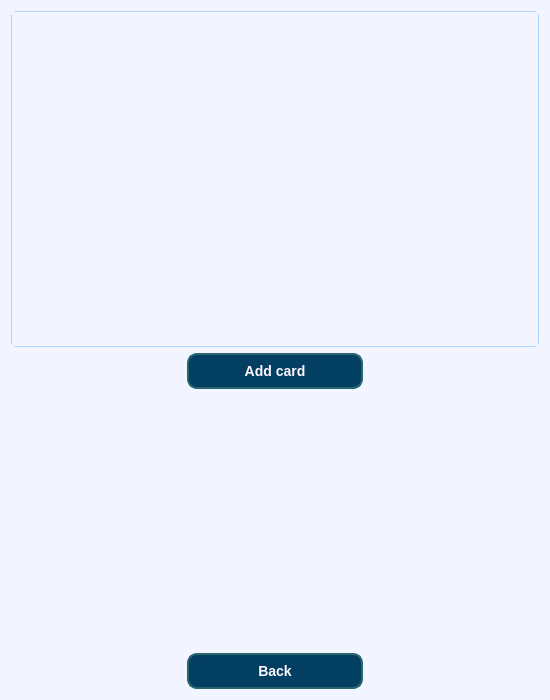
<?xml version="1.0" encoding="UTF-8"?>
<ui version="4.0">
 <class>cards_window</class>
 <widget class="QWidget" name="cards_window">
  <property name="geometry">
   <rect>
    <x>0</x>
    <y>0</y>
    <width>550</width>
    <height>700</height>
   </rect>
  </property>
  <property name="windowTitle">
   <string>cards_window</string>
  </property>
  <property name="styleSheet">
   <string notr="true">QWidget {
    background-color: rgb(242, 244, 255); /* Светлый фон */
}
QToolTip {
    background-color: rgb(3, 63, 99); /* Тёмно-синий фон */
    color: rgb(252, 247, 255); /* Белый цвет текста */
    border: 1px solid rgb(40, 102, 110); /* Бирюзовая обводка */
    border-radius: 5px; /* Закруглённые углы */
    padding: 4px; /* Внутренние отступы */
    font-size: 12px; /* Размер шрифта */
    font-weight: bold; /* Жирный текст */
    font-family: Arial, sans-serif; /* Шрифт */
}

QMessageBox {
    background-color: rgb(242, 244, 255); /* Светлый фон */
    color: rgb(3, 63, 99); /* Темно-синий цвет текста для контраста */
    border: 2px solid rgb(40, 102, 110); /* Бирюзовая обводка */
    border-radius: 8px; /* Закругленные углы */
}

QMessageBox QLabel {
    color: rgb(3, 63, 99); /* Темный цвет текста */
    font-size: 14px; /* Размер шрифта */
}
QMessageBox QPushButton {
    background-color: rgb(3, 63, 99); /* Синий фон кнопки */
    color: rgb(252, 247, 255); /* Белый цвет текста */
    border: none;
    border-radius: 5px;
    padding: 6px 12px; /* Отступы для приятного вида */
}
QMessageBox QPushButton:hover {
    background-color: rgb(40, 102, 110); /* Цвет при наведении */
}
QInputDialog {
    background-color: rgb(242, 244, 255); /* Светлый фон */
    color: rgb(3, 63, 99); /* Темно-синий цвет текста */
    border: 2px solid rgb(40, 102, 110); /* Бирюзовая обводка */
    border-radius: 8px; /* Закругленные углы */
}

QInputDialog QLabel {
    color: rgb(3, 63, 99); /* Темный синий цвет текста */
    font-size: 14px; /* Размер шрифта */
}

QInputDialog QLineEdit {
    background-color: rgb(252, 247, 255); /* Светлый фон поля ввода */
    color: rgb(3, 63, 99); /* Темный текст */
    border: 1px solid rgb(124, 152, 133); /* Граница поля ввода */
    border-radius: 5px; /* Закругленные углы поля ввода */
    padding: 4px; /* Внутренние отступы */
}

QInputDialog QPushButton {
    background-color: rgb(3, 63, 99); /* Синий фон кнопки */
    color: rgb(252, 247, 255); /* Белый цвет текста */
    border: none;
    border-radius: 5px;
    padding: 6px 12px; /* Отступы для приятного вида */
}

QInputDialog QPushButton:hover {
    background-color: rgb(40, 102, 110); /* Цвет при наведении */
}
QPushButton {
    background-color: rgb(3, 63, 99); /* Тёмно-синий основной цвет */
    color: rgb(252, 247, 255); /* Белый цвет текста */
    border: 2px solid rgb(40, 102, 110); /* Бирюзовая обводка */
    border-radius: 10px; /* Закруглённые края */
    padding: 8px 16px; /* Отступы для приятного вида */
    font-size: 14px; /* Размер шрифта */
    font-weight: bold; /* Жирный текст */
}
QPushButton:hover {
    background-color: rgb(40, 102, 110); /* Цвет кнопки при наведении */
    color: rgb(218, 223, 247); /* Голубой текст при наведении */
}
QPushButton:pressed {
    background-color: rgb(124, 152, 133); /* Цвет при нажатии */
}
QScrollArea {
    background-color: rgb(242, 244, 255); /* Светлый фон */
    border: 1px solid rgb(169, 211, 255); /* Тонкая граница */
    border-radius: 5px; /* Закругленные углы */
}
QScrollBar:vertical {
    background-color: rgb(242, 244, 255); /* Цвет фона скроллбара */
    width: 10px; /* Ширина скроллбара */
}
QScrollBar::handle:vertical {
    background-color: rgb(3, 63, 99); /* Основной цвет ползунка */
    border-radius: 5px;
    min-height: 20px; /* Минимальная высота ползунка */
}
QScrollBar::add-line:vertical, QScrollBar::sub-line:vertical {
    background: none; /* Без линий сверху и снизу */
    height: 0px;
}
</string>
  </property>
  <layout class="QGridLayout" name="gridLayout_2">
   <item row="0" column="0">
    <widget class="QScrollArea" name="scrollArea">
     <property name="styleSheet">
      <string notr="true"/>
     </property>
     <property name="widgetResizable">
      <bool>true</bool>
     </property>
     <widget class="QWidget" name="scrollAreaWidgetContents">
      <property name="geometry">
       <rect>
        <x>0</x>
        <y>0</y>
        <width>530</width>
        <height>336</height>
       </rect>
      </property>
     </widget>
    </widget>
   </item>
   <item row="1" column="0">
    <layout class="QGridLayout" name="gridLayout">
     <item row="2" column="1">
      <widget class="QPushButton" name="back_button">
       <property name="text">
        <string>Back</string>
       </property>
      </widget>
     </item>
     <item row="1" column="1">
      <spacer name="verticalSpacer">
       <property name="orientation">
        <enum>Qt::Orientation::Vertical</enum>
       </property>
       <property name="sizeHint" stdset="0">
        <size>
         <width>20</width>
         <height>40</height>
        </size>
       </property>
      </spacer>
     </item>
     <item row="0" column="1">
      <widget class="QPushButton" name="add_button">
       <property name="sizePolicy">
        <sizepolicy hsizetype="MinimumExpanding" vsizetype="Fixed">
         <horstretch>0</horstretch>
         <verstretch>0</verstretch>
        </sizepolicy>
       </property>
       <property name="text">
        <string>Add card</string>
       </property>
      </widget>
     </item>
     <item row="1" column="0">
      <spacer name="horizontalSpacer">
       <property name="orientation">
        <enum>Qt::Orientation::Horizontal</enum>
       </property>
       <property name="sizeHint" stdset="0">
        <size>
         <width>40</width>
         <height>20</height>
        </size>
       </property>
      </spacer>
     </item>
     <item row="1" column="2">
      <spacer name="horizontalSpacer_2">
       <property name="orientation">
        <enum>Qt::Orientation::Horizontal</enum>
       </property>
       <property name="sizeHint" stdset="0">
        <size>
         <width>40</width>
         <height>20</height>
        </size>
       </property>
      </spacer>
     </item>
    </layout>
   </item>
  </layout>
 </widget>
 <resources/>
 <connections/>
</ui>
